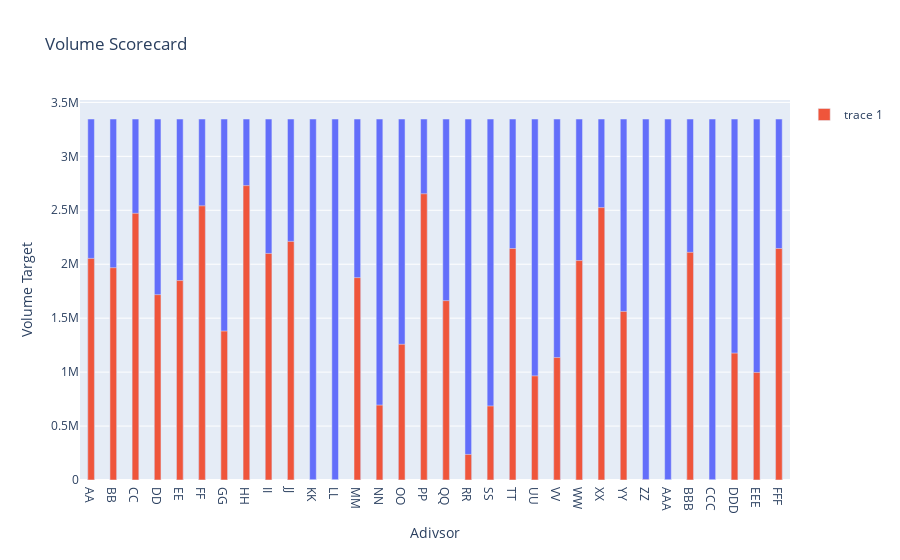

Source (notebook cell):
### Code cell
fig2 = px.bar(df, x=df['Adivsor'], y = df['Volume Target'], title='Volume Scorecard', labels='Adivsor')
fig2.add_bar(x=df['Adivsor'], y = df['Volume'])
fig2.update_layout(barmode='overlay', bargap=0.70)
fig2.show()

### Figure 1 — Plotly figure (JSON) as saved in the notebook; plotly's stock layout.template omitted (floating-point values rounded to 4 significant figures)
{"data": [{"alignmentgroup": "True", "hovertemplate": "Adivsor=%{x}<br>Volume Target=%{y}<extra></extra>", "legendgroup": "", "marker": {"color": "#636efa", "pattern": {"shape": ""}}, "name": "", "offsetgroup": "", "orientation": "v", "showlegend": false, "textposition": "auto", "type": "bar", "x": ["AA", "BB", "CC", "DD", "EE", "FF", "GG", "HH", "II", "JJ", "KK", "LL", "MM", "NN", "OO", "PP", "QQ", "RR", "SS", "TT", "UU", "VV", "WW", "XX", "YY", "ZZ", "AAA", "BBB", "CCC", "DDD", "EEE", "FFF"], "xaxis": "x", "y": [3346000, 3346000, 3346000, 3346000, 3346000, 3346000, 3346000, 3346000, 3346000, 3346000, 3346000, 3346000, 3346000, 3346000, 3346000, 3346000, 3346000, 3346000, 3346000, 3346000, 3346000, 3346000, 3346000, 3346000, 3346000, 3346000, 3346000, 3346000, 3346000, 3346000, 3346000, 3346000], "yaxis": "y"}, {"type": "bar", "x": ["AA", "BB", "CC", "DD", "EE", "FF", "GG", "HH", "II", "JJ", "KK", "LL", "MM", "NN", "OO", "PP", "QQ", "RR", "SS", "TT", "UU", "VV", "WW", "XX", "YY", "ZZ", "AAA", "BBB", "CCC", "DDD", "EEE", "FFF"], "y": [2054000.0, 1968000.0, 2472000.0, 1718000.0, 1849000.0, 2541000.0, 1380000.0, 2729000.0, 2099762, 2211604, 0, 0, 1876000.0, 694000.0, 1258000.0, 2653000.0, 1662000.0, 236783, 686000, 2145649, 964900.0, 1135000.0, 2034000.0, 2524877, 1562000.0, 2500, 0, 2110000.0, 0, 1176001, 996800.0, 2145649]}], "layout": {"bargap": 0.7, "barmode": "overlay", "legend": {"tracegroupgap": 0}, "title": {"text": "Volume Scorecard"}, "xaxis": {"anchor": "y", "domain": [0, 1], "title": {"text": "Adivsor"}}, "yaxis": {"anchor": "x", "domain": [0, 1], "title": {"text": "Volume Target"}}}}
